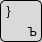
              <widget class="QWidget" name="key_R_bracket" native="true">
               <property name="minimumSize">
                <size>
                 <width>42</width>
                 <height>42</height>
                </size>
               </property>
               <property name="maximumSize">
                <size>
                 <width>42</width>
                 <height>42</height>
                </size>
               </property>
               <property name="styleSheet">
                <string notr="true">border: 1px solid black;
background-color: #D9D9D9; 
border-radius: 5px;
 color: black; 
</string>
               </property>
               <layout class="QGridLayout" name="gridLayout_11" rowstretch="0,0,0,0" columnstretch="0,0,0">
                <property name="leftMargin">
                 <number>0</number>
                </property>
                <property name="topMargin">
                 <number>0</number>
                </property>
                <property name="rightMargin">
                 <number>0</number>
                </property>
                <property name="bottomMargin">
                 <number>0</number>
                </property>
                <property name="spacing">
                 <number>0</number>
                </property>
                <item row="3" column="2">
                 <widget class="QLabel" name="label_41">
                  <property name="styleSheet">
                   <string notr="true">border: none;  background: transparent</string>
                  </property>
                  <property name="text">
                   <string>  Ъ</string>
                  </property>
                 </widget>
                </item>
                <item row="2" column="0">
                 <widget class="QLabel" name="label_44">
                  <property name="styleSheet">
                   <string notr="true">border: none;  background: transparent</string>
                  </property>
                  <property name="text">
                   <string>  }</string>
                  </property>
                 </widget>
                </item>
                <item row="3" column="0">
                 <widget class="QLabel" name="label_43">
                  <property name="styleSheet">
                   <string notr="true">border: none; background: transparent</string>
                  </property>
                  <property name="text">
                   <string/>
                  </property>
                 </widget>
                </item>
               </layout>
              </widget>
